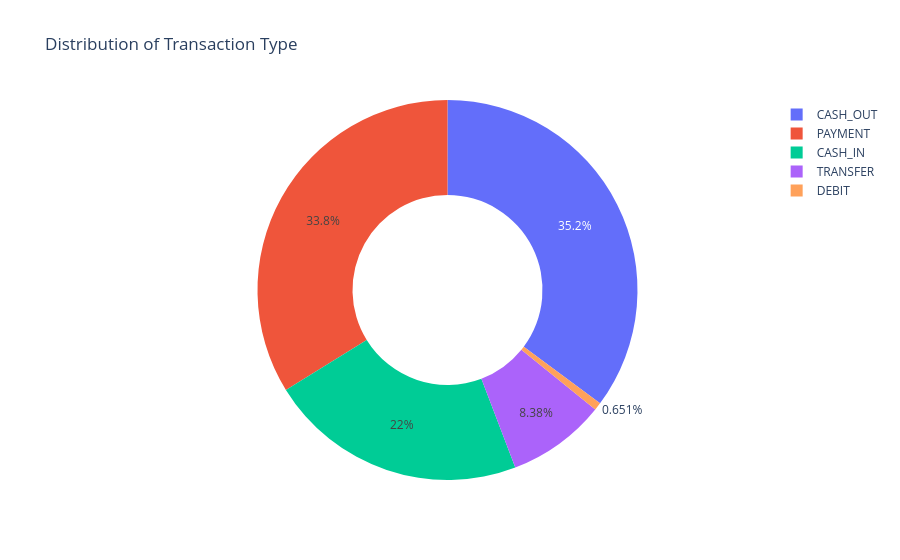

The cell this chart's notebook holds for it:
### Code cell
import plotly.express as px

# Count transaction types
type_counts = data["type"].value_counts().reset_index()
type_counts.columns = ["Transaction Type", "Quantity"]

# Plot pie chart
figure = px.pie(
    type_counts,
    values="Quantity",
    names="Transaction Type",
    hole=0.5,
    title="Distribution of Transaction Type"
)
figure.show()

### Figure 1 — Plotly figure (JSON) as saved in the notebook; plotly's stock layout.template omitted (floating-point values rounded to 4 significant figures)
{"data": [{"domain": {"x": [0, 1], "y": [0, 1]}, "hole": 0.5, "hovertemplate": "Transaction Type=%{label}<br>Quantity=%{value}<extra></extra>", "labels": ["CASH_OUT", "PAYMENT", "CASH_IN", "TRANSFER", "DEBIT"], "legendgroup": "", "name": "", "showlegend": true, "type": "pie", "values": [2237500, 2151495, 1399284, 532909, 41432]}], "layout": {"legend": {"tracegroupgap": 0}, "title": {"text": "Distribution of Transaction Type"}}}
